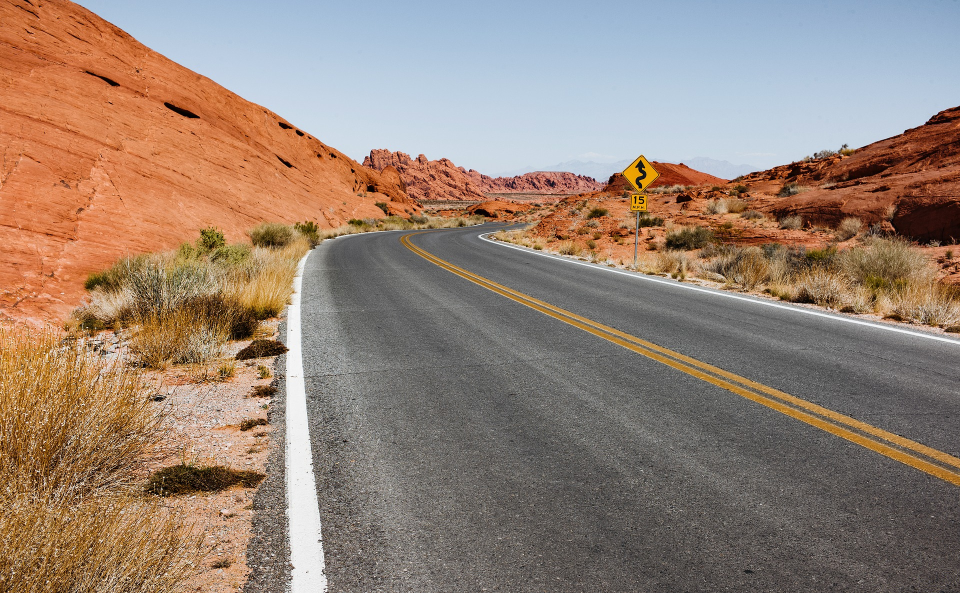
#> input picture desert-1845318_1920.jpg, 1920 x 1186 px, found by its file name (shown at 1/2 size)
$ jupyter execute --allow-errors '16 color pixel extraction.ipynb'
#> lines starting #> are read from the running program, lines starting #| are printed output that depends on the picture
# Color Pixels Extraction

# How to detect Road Marking Using Opencv

[cell 1]
import cv2
import numpy as np

[cell 2]
img_path = r"C:\Users\photos\desert-1845318_1920.jpg"

img = cv2.imread(img_path)
#> img is the input picture: shape (1186, 1920, 3); mean B, G, R 116.5, 130.4, 150.7
img = cv2.resize(img, (1280, 720))
#> img: shape (720, 1280, 3)

cv2.imshow("Road Image", img)

cv2.waitKey(0)
cv2.destroyAllWindows()

# Convert image in gray scale

[cell 3]
gray_img = cv2.cvtColor(img, cv2.COLOR_BGR2GRAY)
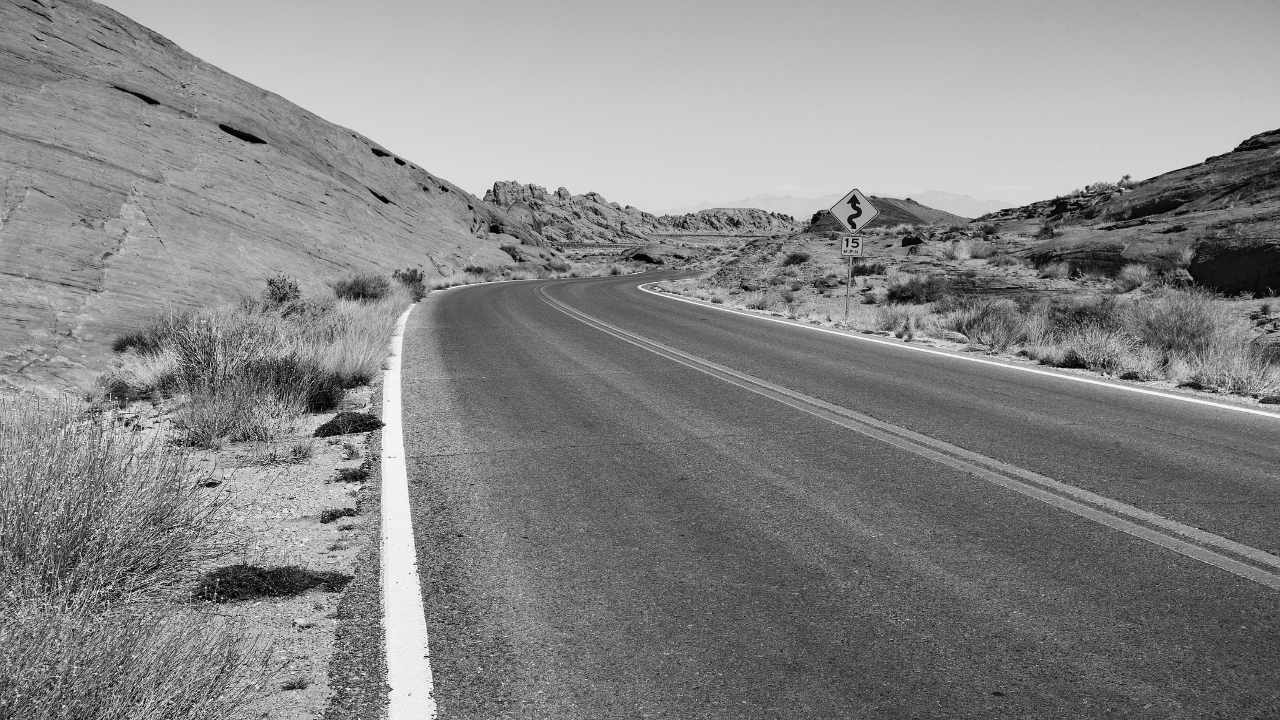
#> gray_img: shape (720, 1280); min 1, max 254, mean 134.8

cv2.imshow("Gray Image", gray_img)

cv2.waitKey(0)
cv2.destroyAllWindows()

# Road margin Detection using Color image

[cell 4]
gray_img    ## koi bhi black nd white image ki value 0-255 tkhoti h .. 0 is pure black,   255 = white color.

[cell 5]
gray_img_copy = np.copy(gray_img)

gray_img_copy[gray_img_copy[:, :] < 180]=0   # value 180 se km hogi to true vrna false

gray_img = cv2.cvtColor(img, cv2.COLOR_BGR2GRAY)

cv2.imshow("Gray Image", gray_img_copy)

cv2.waitKey(0)
cv2.destroyAllWindows()

[cell 6]
gray_img_copy = np.copy(gray_img)

gray_img_copy[gray_img_copy[:, :] < 200]=0
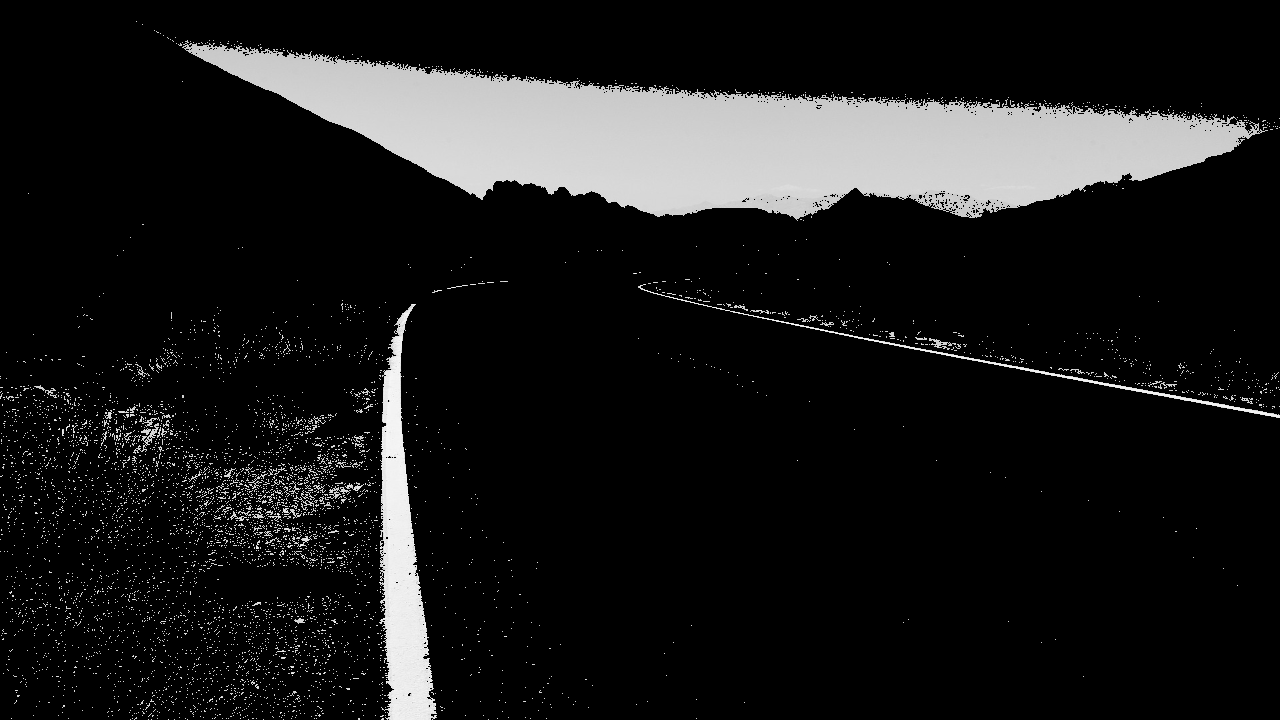
#> gray_img_copy: shape (720, 1280); min 0, max 254, mean 26.8

gray_img = cv2.cvtColor(img, cv2.COLOR_BGR2GRAY)

cv2.imshow("Gray Image", gray_img_copy)

cv2.waitKey(0)
cv2.destroyAllWindows()

[cell 7]
gray_img_copy[:, :] < 180

[cell 8]
gray_img_copy

[cell 9]
gray_img_copy[:, 300]
#> Out = 720 values, max 250 at index 545, min 0 at index 0, mean 27.52

# Road margin detection using color image

[cell 10]
img_copy = np.copy(img)
img_copy.shape
#> Out = (720, 1280, 3)

[cell 11]
img_copy[(img_copy[:, :, 0] < 200) | (img_copy[:, :, 1] < 200) | (img_copy[:, :, 2] < 200)] = 0

cv2.imshow("Color Image", img_copy)

cv2.waitKey(0)
cv2.destroyAllWindows()   # if we want noise than use color image

# sign board detection

[cell 12]
img_path = r"C:\Users\photos\desert-1845318_1920.jpg"

img = cv2.imread(img_path)
img = cv2.resize(img, (1280, 720))

img_copy = np.copy(img)

img_copy[(img_copy[:, :, 0] > 50) | (img_copy[:, :, 1] < 150) | (img_copy[:, :, 2] < 150)] = 0  # green or red ko milake yellow bnta h .


img_2 = np.hstack((cv2.resize(img, (650, 500)), cv2.resize(img_copy, (650, 500))))
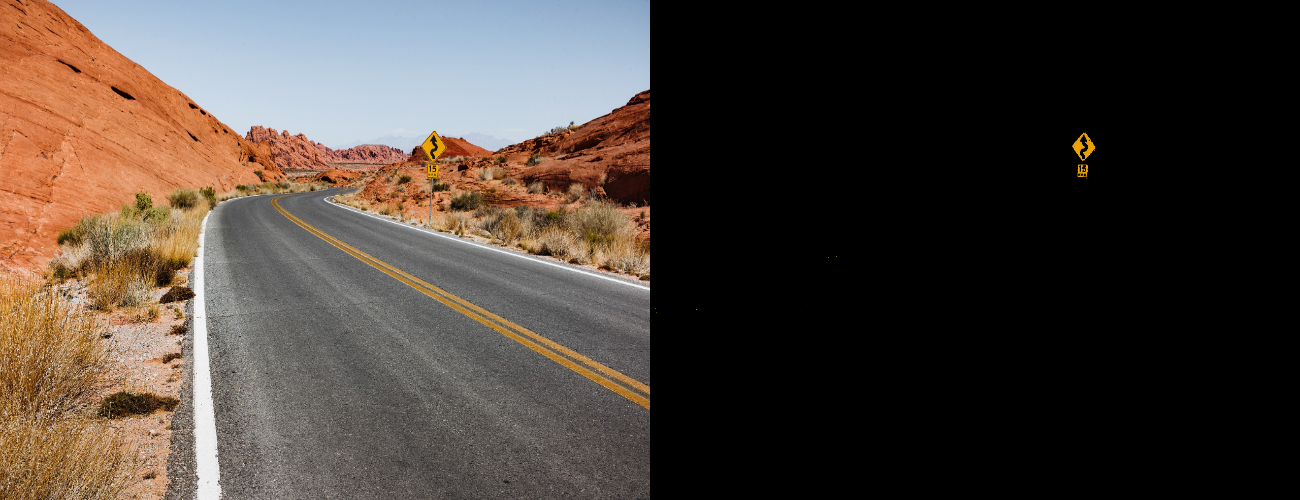
#> img_2: shape (500, 1300, 3); mean B, G, R 58.1, 65.2, 75.4
cv2.imshow("Yellow Road Image", img_2)

cv2.waitKey(0)
cv2.destroyAllWindows()

# Red color pixels extraction

[cell 13]
img_path = r"C:\Users\photos\light-trails-659415_1920.jpg"

img = cv2.imread(img_path)
#> (the rest of this cell did not finish here and is left out)

# Yellow color pixels extration

[cell 14]
img_path = r"C:\Users\photos\street-351481_1920.jpg"

img = cv2.imread(img_path)
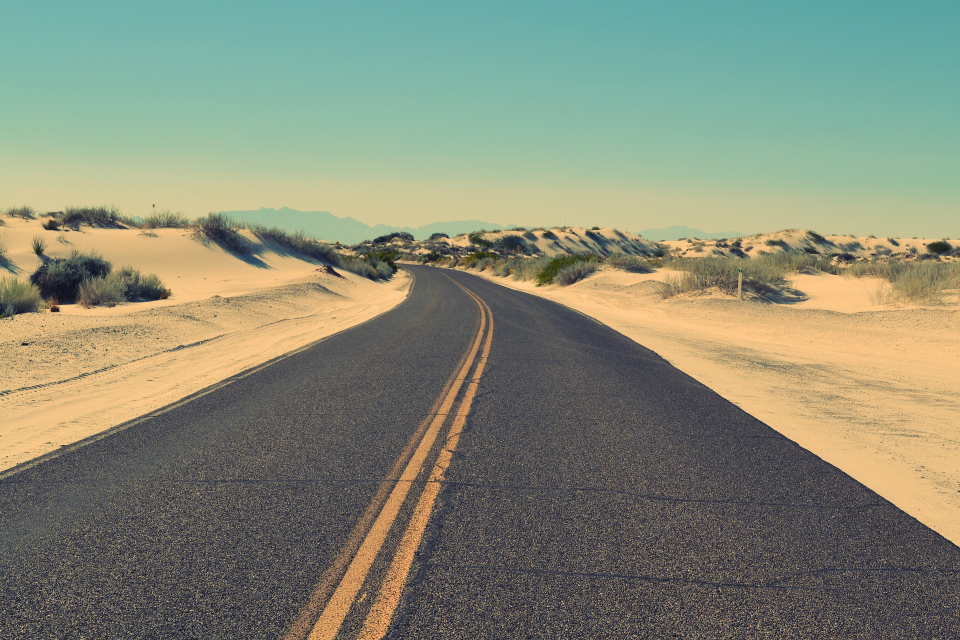
#> input picture street-351481_1920.jpg, 1920 x 1280 px, found by its file name (shown at 1/2 size)
#> img is the input picture: shape (1280, 1920, 3); mean B, G, R 118.9, 138.8, 133.9
img = cv2.resize(img, (1280, 720))
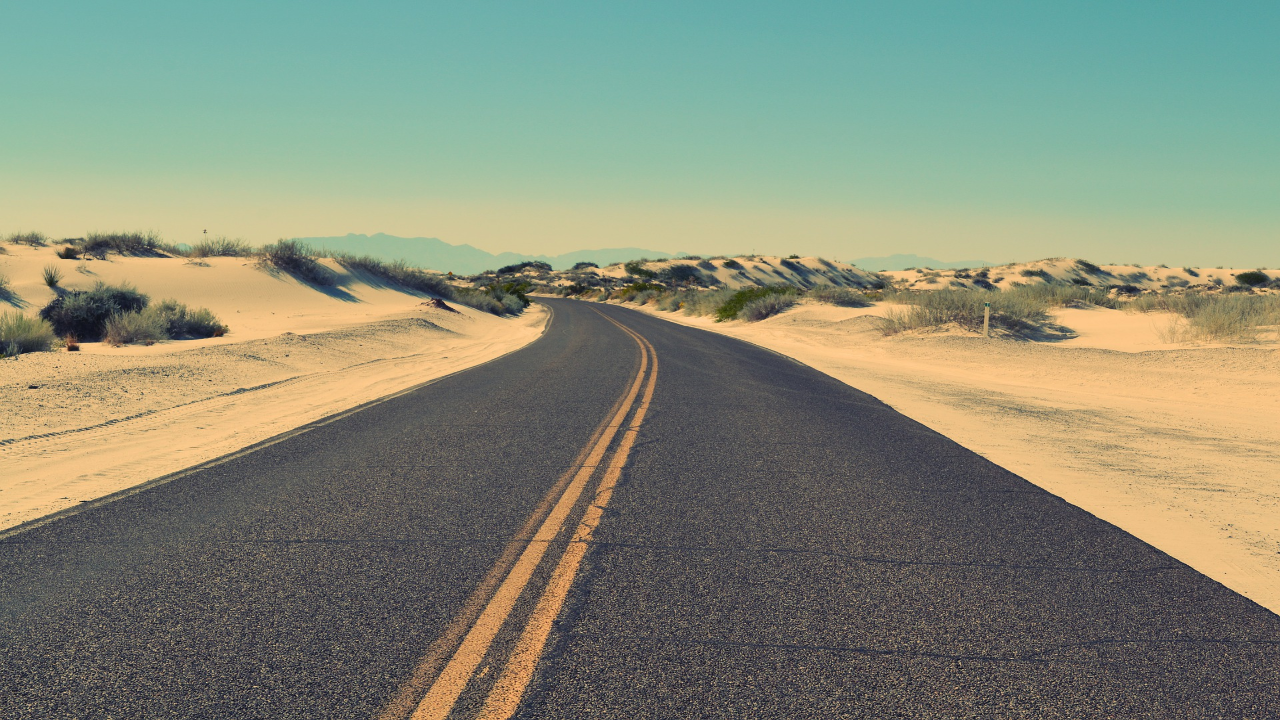
#> img: shape (720, 1280, 3); mean B, G, R 118.8, 138.7, 133.8

img_copy = np.copy(img)

img_copy[(img_copy[:, :, 0] > 50) | (img_copy[:, :, 1] < 50) | (img_copy[:, :, 2] < 50)] = 0  # green or red ko milake yellow bnta h .


cv2.imshow("Yellow Road Image", img_copy)

cv2.waitKey(0)
cv2.destroyAllWindows()
